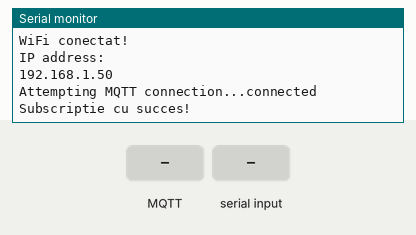
Bench run of a sketch on a simulated ESP8266 (NodeMCU). Shown: the last lines printed to the serial monitor. Inputs (shaded band) come from the test bench. WiFi joins after 1.5 s; servers stay silent unless stated; uploads are accepted with an empty reply; no MQTT or app messages arrive unless stated.

Above: at 2.7 s.
2.8 s: MQTT message "Robotul este blocat" arrives on the first subscribed topic
At 3.9 s:
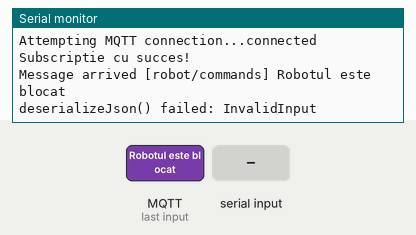
4.3 s: "Robotul este blocat\n" received over the second serial link
At 5.2 s:
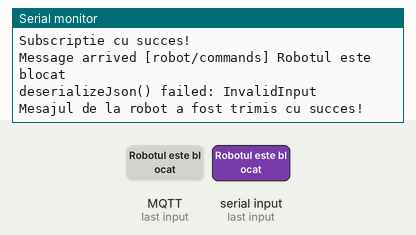
6.0 s: MQTT message "Robotul a ajuns" arrives on the first subscribed topic
At 6.5 s:
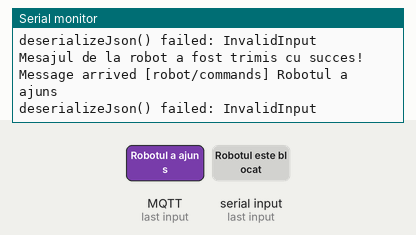
7.5 s: MQTT message "1" arrives on the first subscribed topic
At 8.7 s:
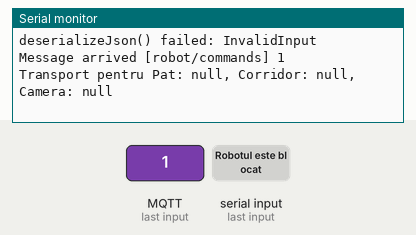
9.0 s: MQTT message "on" arrives on the first subscribed topic
At 10.0 s:
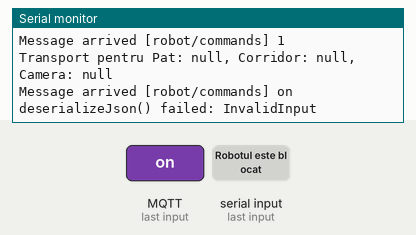
10.5 s: MQTT message "off" arrives on the first subscribed topic
At 11.7 s:
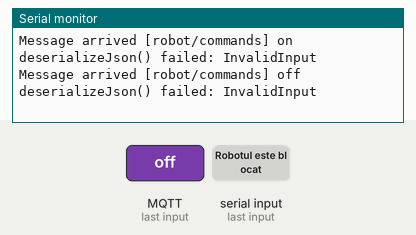

Measured:
- after the input at 2.8 s, the serial monitor: prints a new line after 0.08 s (image 1)
- after the input at 4.3 s, the serial monitor: prints a new line after 0.21 s (image 2)
- after the input at 6.0 s, the serial monitor: prints a new line at once (image 3)
- after the input at 7.5 s, the serial monitor: prints a new line after 0.05 s (image 4)
- after the input at 9.0 s, the serial monitor: prints a new line after 0.08 s (image 5)
- after the input at 10.5 s, the serial monitor: prints a new line after 0.10 s (image 6)

The sketch:

ESP8266.ino
```cpp
#include <ESP8266WiFi.h>
#include <WiFiClient.h>
#include <ArduinoJson.h>
#include <PubSubClient.h>
#include <SoftwareSerial.h>
#include <ESP8266HTTPClient.h>

// Initialise NodeMCU to Arduino (D2=Rx & D3=Tx)
SoftwareSerial nodemcu(D2, D3);

const char* ssid = "TPLINK2031";
const char* password = "12344321";
const char* mqtt_server = "test.mosquitto.org"; // Adresa IP a serverului MQTT
const int mqtt_port = 1883; // Portul pe care rulează serverul MQTT
const char* serverAddress = "172.20.10.1"; // Adresa IP a serverului HTTP
const int serverPort = 3000; // Portul pe care rulează serverul HTTP
const char* clientID = "ESP8266Client-1"; // Identificator unic pentru clientul MQTT

WiFiClient espClient;
PubSubClient client(espClient);

void setup_wifi() { // configurare Wifi
  delay(10);
  // Serial.println();
  // Serial.print("Connecting to ");
  // Serial.println(ssid);   cod pentru debugging
  WiFi.mode(WIFI_STA);
  WiFi.begin(ssid, password);

  int max_attempts = 20;
  int attempts = 0;

  while (WiFi.status() != WL_CONNECTED && attempts < max_attempts) {
    delay(500);
    Serial.print(".");
    attempts++;
  }

  if(WiFi.status() == WL_CONNECTED) {
    Serial.println("");
    Serial.println("WiFi conectat!");
    Serial.println("IP address: ");
    Serial.println(WiFi.localIP());
  } else {
    Serial.println("");
    Serial.println("Conectarea la WiFi a esuat!");
  }
}

void handleStartMedicineTransport(String bedNumber, String corridor, String roomNumber) { // afiseaza cele 3 date mentionata
  // Your function implementation here
  Serial.print("Transport pentru Pat: ");
  Serial.print(bedNumber);
  Serial.print(", Corridor: ");
  Serial.print(corridor);
  Serial.print(", Camera: ");
  Serial.println(roomNumber);
}

void callback(char* topic, byte* payload, unsigned int length) { //trimitere inapoi la node.js
  Serial.print("Message arrived [");
  Serial.print(topic);
  Serial.print("] ");
  String message;
  for (int i = 0; i < length; i++) {
    message += (char)payload[i];
  }
  Serial.println(message);

  StaticJsonDocument<200> jsonDoc;
  DeserializationError error = deserializeJson(jsonDoc, message);
  if (error) {
    Serial.print("deserializeJson() failed: ");
    Serial.println(error.c_str());
    return;
  }

  String bedNumber = jsonDoc["Patient_Bed_Number"];
  String corridor = jsonDoc["Patient_Corridor"];
  String roomNumber = jsonDoc["Patient_Room_Number"];

  handleStartMedicineTransport(bedNumber, corridor, roomNumber);
}

void reconnect() { // reconectare la MQTT
  while (!client.connected()) {
    Serial.print("Attempting MQTT connection...");
    if (client.connect(clientID)) {
      Serial.println("connected");
      if (client.subscribe("robot/commands")) {
        Serial.println("Subscriptie cu succes!");
      } else {
        Serial.println("Subscriptia a esuat!");
      }
    } else {
      Serial.print("conexiunea MQTT a esuat, rc=");
      Serial.print(client.state());
      Serial.println(". Incearca peste 5 secunde");
      delay(5000);
    }
  }
}

void sendDeliveryStatus(String message) { //trimite mesajul de livrare de la robot
  if (WiFi.status() == WL_CONNECTED) {
    HTTPClient http;
    http.begin(espClient, String("http://") + serverAddress + ":" + serverPort + "/delivery-successful");
    http.addHeader("Content-Type", "application/json");

    StaticJsonDocument<200> jsonDoc;
    if(message == "Robotul este blocat"){
    jsonDoc["status"] = "Robotul este blocat";
    }
    else{
      jsonDoc["status"] = "Robotul a ajuns";
    }
    String jsonString;
    serializeJson(jsonDoc, jsonString);

    int httpCode = http.POST(jsonString);
    if (httpCode > 0) {
      if (httpCode == HTTP_CODE_OK) {
        String payload = http.getString();
        Serial.println("Mesajul de la robot a fost trimis cu succes!");
        Serial.println(payload);
      }
    } else {
      Serial.printf("POST-ul a esuat , eroarea: %s\n", http.errorToString(httpCode).c_str());
    }
    http.end();
  } else {
    Serial.println("WiFi nu este conectat");
  }
}

void setup() {
  Serial.begin(9600);
  nodemcu.begin(9600);
  setup_wifi();
  client.setServer(mqtt_server, mqtt_port);
  client.setCallback(callback);
  reconnect();
}

void loop() {
  if (!client.connected()) {
    Serial.println("MQTT client s-a deconectat. Se reconecteaza...");
    reconnect();
  }
  client.loop();

  if (nodemcu.available()) {
    String message = nodemcu.readStringUntil('\n');
    message.trim();
    if ((message == "Robotul a ajuns") ||(message=="Robotul este blocat")) {
      sendDeliveryStatus(message);
    }
  }

  delay(100);
}
```
